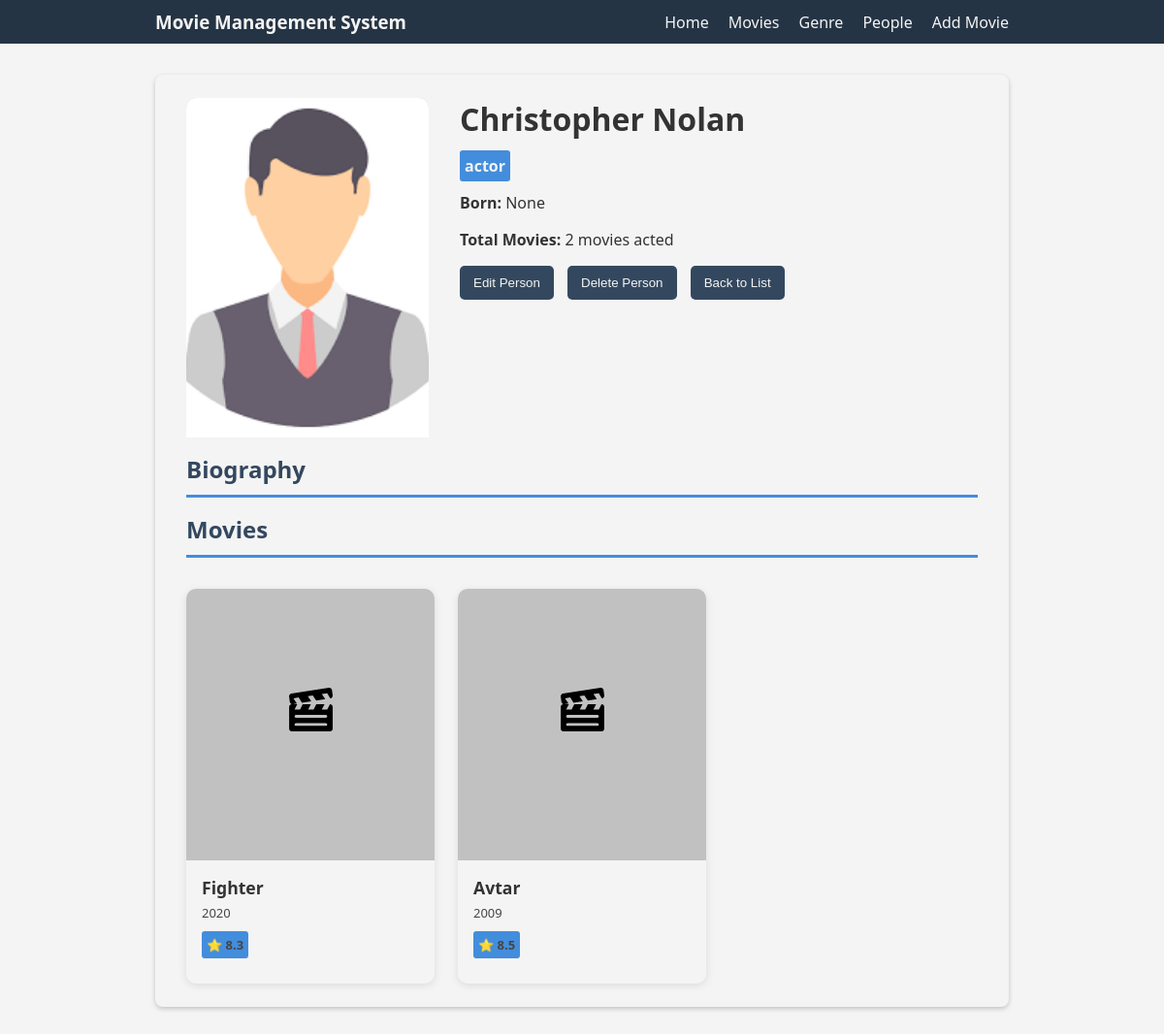
Screenshot of /movies/personDetailpage/1/ with the database file from the repository.
### movies/models.py (models this page shows, shortened)
class Person(models.Model):
    class Role(models.TextChoices):
        ACTOR = 'actor', 'Actor'
        DIRECTOR = 'director', 'Director'
        WRITER = 'writer', 'Writer'
    person_name = models.CharField(max_length=100)
    role_type = models.CharField(max_length=10, choices=Role.choices)
    bio = models.TextField(null=True, blank=True)
    birth_date = models.DateField(null=True, blank=True)
    profile_photo = models.ImageField(upload_to='posters/', blank=True, null=True)

class MovieCast(models.Model):
    movie_name = models.ForeignKey(Movie, on_delete=models.CASCADE)
    person = models.ForeignKey(Person, on_delete=models.CASCADE, limit_choices_to={'role_type': 'actor'})
    character_name = models.CharField(max_length=100)
    class Meta:
        unique_together = (('movie_name', 'person'),)

class Movie(models.Model):
    title = models.CharField(max_length=200)
    description = models.TextField(default=None)
    release_year = models.PositiveIntegerField(null=True)
    duration = models.PositiveIntegerField()
    poster = models.ImageField(upload_to='posters/', null=True, blank=True)
    rating = models.FloatField(default=0.0)
    genre = models.ForeignKey(Genre, on_delete=models.SET_NULL, null=True)
    director = models.ForeignKey(Person, on_delete=models.SET_NULL, null=True, limit_choices_to={'role_type': 'director'}, related_name='directed_movies')
    created_at = models.DateTimeField(auto_now_add=True)
    genre = models.ForeignKey(Genre, on_delete=models.CASCADE, related_name='movies')

### movies/views.py (the view)
# urls.py: path('personDetailpage/<int:person_id>/', views.PersonDetailView.as_view(), name='personDetail'),
class PersonDetailView(TemplateView):
    template_name = 'movies/personDetail.html'
    def get(self, request, person_id, *args, **kwargs):
        person = get_object_or_404(Person, id=person_id)
        directed_movies = person.directed_movies.all()
        acted_movie_casts = MovieCast.objects.filter(person=person).select_related('movie_name')
        context = {
            'person': person,
            'directed_movies': directed_movies,
            'acted_movie_casts': acted_movie_casts,
        }
        return render(request, self.template_name, context)

### movies/templates/movies/personDetail.html (shortened to what this page needs)
{% extends "movies/base.html" %}
{% block content %}
<div class="person-detail-container">
    <div class="person-detail-container-box">
        <div class="person-detail">
            <div class="person-profile">
                {% if person.profile_photo %}
                    <img src="{{ person.profile_photo.url }}" alt="{{ person.person_name }}">
                {% endif %}
            </div>
            <div class="person-main">
                <h1>{{ person.person_name }}</h1>
                <span>{{ person.role_type }}</span>
                <p><strong>Born:</strong> {{ person.birth_date }}</p>
                <p><strong>Total Movies:</strong>{% if acted_movie_casts %} {{ person.moviecast_set.count }} movies acted {% else %} {{ person.directed_movies.count }} movies directed{% endif %} </p>
                <div class="person-action">
                    <button><a href="{% url 'movies:editpeople' person.id %}">Edit Person</a></button>
                    <button><a href="{% url 'movies:deletepeople' pk=person.id %}">Delete Person</a></button>
                    <button><a href="{% url 'movies:people' %}">Back to List</a></button>
                </div>
            </div>
        </div>
        <div class="bio">
            <h2 class="block-title">Biography</h2>
        </div>
        <div class="movie-detail-block">
            <h2 class="block-title">Movies</h2>
            {% if acted_movie_casts %}
            <div class="movie-block">
                {% for cast_item in acted_movie_casts %}
                    <a href="{% url 'movies:movieDetail' cast_item.movie_name.id %}">
                        <div class="movie-card">
                            <div class="movie-poster">
                            </div>
                            <div class="movie-info">
                                <h3>{{ cast_item.movie_name.title }}</h3>
                                <p>{{ cast_item.movie_name.release_year }}</p>
                                <span>
                                    <p>⭐ {{ cast_item.movie_name.rating }}</p>
                                </span>
                            </div>
                        </div>
                    </a>
                {% endfor %}
            </div>
            {% endif %}
        </div>
    </div>
</div>
<br><br><br><br><br>
{% endblock content %}

### movies/static/movies/css/style.css (style rules this page uses)
:root { --bg: #e5e3e3; --text: #333; --bg2: #33485f; --nav-bg: #253444; --nav-text: #f4f4f4; --card: #f4f4f4; --search-btn: #438ddd; --hover-search: #3973b1; --movie-poster: #c1c1c1; --white: #f9f9f9; --small-txt: #454545; }
* { margin: 0; padding: 0; box-sizing: border-box; }
body { font-family: "Segoe UI", Arial, sans-serif; background-color: var(--card); color: var(--text); margin: 0; width: 100vw; min-height: 100vh; box-sizing: border-box; }
a { text-decoration: none; color: var(--text); }
.block-title { font-size: 1.5rem; color: var(--bg2); margin-bottom: 0.3rem; padding-bottom: 10px; border-bottom: 0.2rem solid var(--search-btn); }
.movie-block, .people-section { display: grid; grid-template-columns: repeat(auto-fill, minmax(200px, 1fr)); gap: 1.5rem; margin-top: 2rem; }
.movie-card, .person-card { display: flex; flex-direction: column; background: var(--card); border-radius: 10px; height: 100%; box-shadow: 0 2px 8px rgba(0,0,0,0.1); transition: transform 0.2s ease, box-shadow 0.2s ease; }
.movie-poster, .person-profile { background-color: var(--movie-poster); width: 100%; border-top-left-radius: 10px; border-top-right-radius: 10px; height: 280px; display: flex; justify-content: center; font-weight: bold; position: relative; }
.movie-poster img, .person-profile img { position: absolute; top: 0; left: 0; width: 100%; height: 100%; border-top-left-radius: 10px; border-top-right-radius: 10px; object-fit: cover; }
.movie-poster svg, .person-profile svg { justify-content: baseline; margin: 40% 0; }
.movie-info, .person-info { padding: 1rem; flex-grow: 1; display: flex; flex-direction: column; justify-content: space-between; }
.movie-info h3, .person-info h3 { font-size: 1.1rem; margin: 0 0 5px; color: var(--text); }
.movie-info p, .person-info p, .add-review p { font-size: small; margin: 0; color: var(--small-txt); }
.movie-info span, .person-info span, .person-main span, .movie-info h2 span { font-weight: bold; background: var(--search-btn); color: var(--nav-text); margin: 10px 0; padding: 5px; border-radius: 3px; align-self: flex-start; }
.movie-detail, .person-detail { display: grid; grid-template-columns: 250px 1fr; gap: 2rem; align-items: flex-start; background-color: var(--card); border-radius: 10px; margin-bottom: 1rem; }
.movie-detail div:first-child, .person-detail div:first-child { background: #ccc; width: 100%; height: 350px; border-radius: 10px; display: flex; justify-content: center; align-items: center; color: #555; font-weight: 600; }
.movie-detail h1, .person-detail h1 { font-size: 2rem; color: var(--text); margin-bottom: 0.5rem; }
.movie-detail button, .person-detail button { background-color: var(--bg2); border: none; border-radius: 5px; padding: 10px 14px; margin-right: 10px; cursor: pointer; }
.movie-detail button a, .person-detail button a { color: var(--nav-text); text-decoration: none; font-weight: 500; }
.movie-detail-upper-block, .review-container, .person-detail-container-box { background-color: var(--card); border-radius: 8px; padding: 1.5rem 2rem; margin-bottom: 3rem; box-shadow: 0 2px 5px rgba(0,0,0,0.2); }
.person-main p, .person-main div { margin-top: 1rem; }
.person-main h1 { margin-bottom: 1rem; }
.add-movie-container, .movie-detail-container, .person-detail-container, .add-genre-container, .add-people-container, .manage-cast-lang-container, .add-review-container { padding: 2rem 10rem; }

### rows the page displays
Person: profile_photo (picture), person_name "Christopher Nolan", role_type "actor", birth_date "None", moviecast_set.count "2"
MovieCast: movie_name "Fighter", movie_name.release_year "2020", movie_name.rating "8.3"
MovieCast: movie_name "Avtar", movie_name.release_year "2009", movie_name.rating "8.5"
